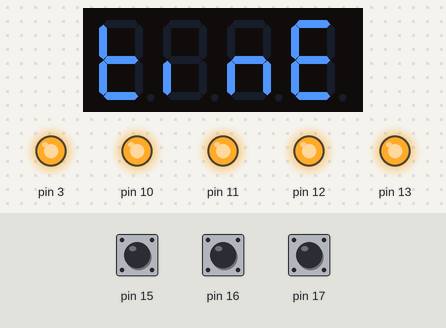
A sketch run on a simulated Arduino Uno, built with avr-gcc and run on an emulated ATmega328P. On the bench: 4-digit seven-segment display, output pins drawn as LEDs (lit = HIGH). The inputs (shaded band) are chosen by the test bench; at power-on: pin 15 HIGH, pin 16 HIGH, pin 17 HIGH.

Above: at 0.1 s.
At 2.1 s:
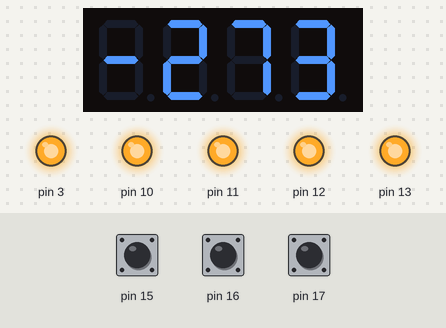
At 4.1 s:
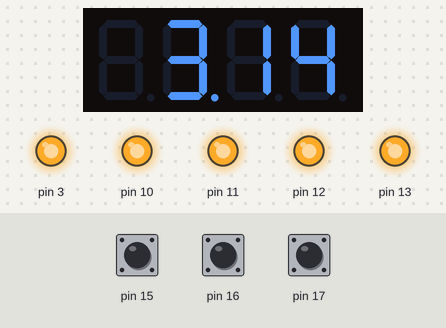
At 6.1 s:
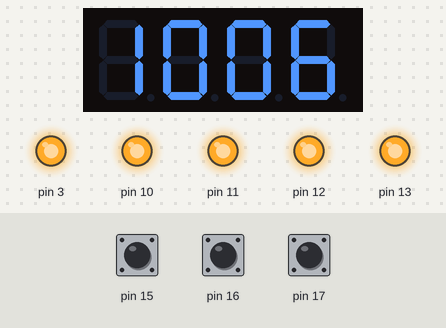
At 20.1 s:
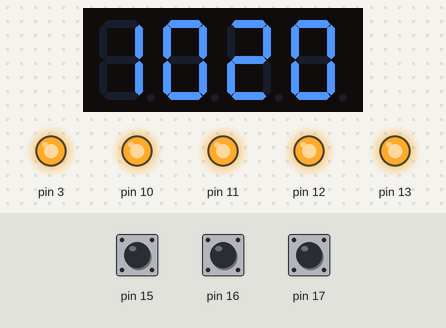
At 38.1 s:
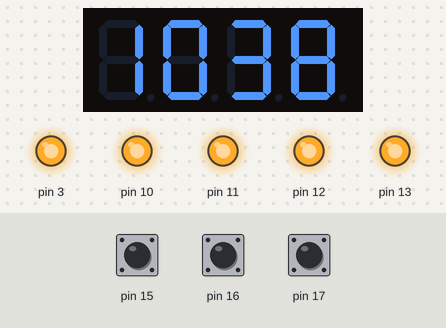

The sketch:

display.ino
```cpp
/* Programa de teste do Display do Shield Multi-função
  Blog Eletrogate - https://blog.eletrogate.com/guia-completo-do-shield-multi-funcoes-para-arduino
  Arduino UNO - IDE 1.8.5 - Shield Multi-função para Arduino
  Gustavo Murta   13/junho/2018
  Baseado em http://www.cohesivecomputing.co.uk/hackatronics/arduino-multi-function-shield/part-1/
*/
#include <TimerOne.h>                     // Bibliotec TimerOne
#include <Wire.h>                         // Biblioteca Wire
#include <MultiFuncShield.h>              // Biblioteca Multifunction shield
void setup()
{
  Timer1.initialize();                    // inicializa o Timer 1
  MFS.initialize(&Timer1);                // initializa a biblioteca Multi função
                                // inicializa timer 1
  MFS.userInterrupt = tempo_1s;            // uso da interrupção para contagem de tempo
  MFS.write("time");                        // escreve no display Hi
  delay(2000);                            // atraso de 2 segundos
  MFS.write(-273);                        // escreve no display - 273
  delay(2000);                            // atraso de 2 segundos
  MFS.write(3.141, 2);                    // escreve no display 3.141
  delay(2000);                            // atraso de 2 segundos
}
int counter = 1000,teste=0;                       // incializa o conatdor
byte ended = false;                       // define variavel ended

void loop()
{
  if (counter < 2000)                      // se o contador for menor do que 200
  {
    MFS.write((int)counter);              // escreve no display a contagem
    //counter++;                            // incrementa o contador
  }
  else if (!ended)                        // se aconatgem terminou
  {
    ended = true;
    MFS.write("End");                     // escreve no display End
    MFS.blinkDisplay(DIGIT_ALL, ON);      // pisca a ultima mensagem
  }
  delay(50);                              // atraso de 50 milisegundos
}
void tempo_1s ()
{ teste++;
  if (teste>1000) {teste=0;counter++;}
}
```

Measured:
- what the display in image 1 shows lasts 2.0 s, from 2.0 s to 4.0 s
- what the display in image 3 shows lasts 1.0 s, from 6.1 s to 7.1 s
- what the display in image 4 shows lasts 1.1 s, from 20.0 s to 21.1 s
